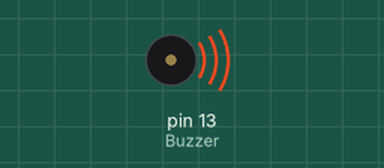
A sketch run on a simulated Arduino Uno, built with avr-gcc and run on an emulated ATmega328P. Parts: buzzer (waves = sounding).

Above: at 0.1 s.
At 4.1 s:
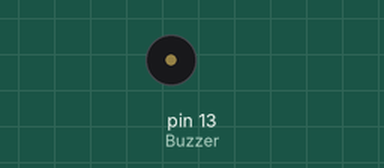
Timing chart, 0 to 5.6 s (numbered marks = the images above):
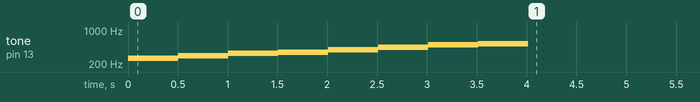

The sketch:

Buzzer.ino
```cpp
#include <Arduino.h>
#define Buzzer 13

int C = 261;
int D = 294;
int E = 329;
int F = 349;
int G = 392;
int A = 440;
int B = 493;
int C_H = 523;

int notes[] = {C, D, E, F, G, A, B, C_H};
int count = 8;

void setup() {
  // put your setup code here, to run once:
  Serial.begin(9600);
  pinMode(Buzzer, OUTPUT);

  for (int i = 0; i < count; i++)
  {
    tone(Buzzer, notes[i]);
    delay(500);
    noTone(Buzzer);
    delay(2);
  }

}

void loop() {

}
```
